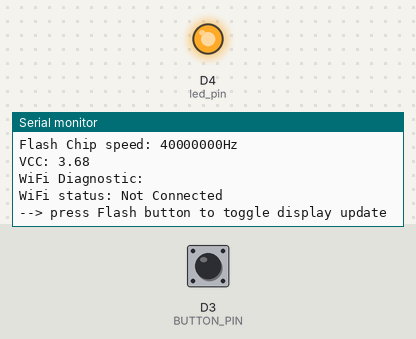
Bench run of a sketch on a simulated ESP8266 (NodeMCU). On the bench: output pins drawn as LEDs (lit = HIGH), the last lines printed to the serial monitor. The test bench sets the inputs (shaded band); at power-on: D3 (BUTTON_PIN) HIGH.

Above: at 4.4 s.
4.5 s: D3 (BUTTON_PIN) pulled LOW for 0.15 s
At 5.5 s:
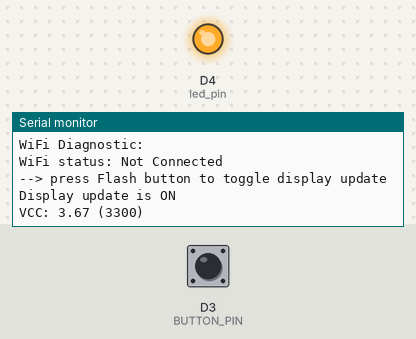
6.1 s: D3 (BUTTON_PIN) pulled LOW for 1 s
At 6.6 s:
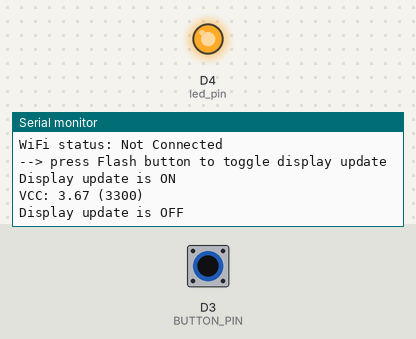

Measured:
- after the input at 4.5 s, the serial monitor: prints a new line at once (image 1)
- after the input at 6.1 s, the serial monitor: prints a new line at once (image 2)

The sketch:

IO_test.ino
```cpp
/*
 *  NodeMCU IO_test
 *
 */

#include <ESP8266WiFi.h>

ADC_MODE(ADC_VCC);    // switch analog input to read VCC

#define BUTTON_PIN D3

#define UPDATE_TIME 3000
int led_pin = 2;
bool show_info = false;
bool last_buttonState = 1;
unsigned long time_expired = 0;

void setup() {
  Serial.begin(9600);
  delay(10);
  mylog("\n-- ESP8266 Test --\n");

  pinMode(BUTTON_PIN, INPUT);
  pinMode(led_pin, OUTPUT);
  digitalWrite(led_pin, LOW);
  delay(2000);
  digitalWrite(led_pin, HIGH);

  mylog("----\n");

  esp_info();
  delay(1000);
  wifi_info();
  mylog("\n--> press Flash button to toggle display update\n");
}

void esp_info() {
  mylog("\nChip info:\n");
  mylog("Reset reason: %s\n", ESP.getResetReason().c_str() );
  mylog("Chip ID: %u\n", ESP.getChipId() );
  mylog("Core Version: %s\n", ESP.getCoreVersion().c_str() );
  mylog("SDK Version: %s\n", ESP.getSdkVersion() );
  mylog("CPU Frequency: %uMHz\n", ESP.getCpuFreqMHz() );
  mylog("Sketch size: %u\n", ESP.getSketchSize() );
  mylog("Free Sketch space: %u\n", ESP.getFreeSketchSpace() );
  mylog("Flash Chip ID: %u\n", ESP.getFlashChipId() );
  mylog("Flash Chip size: %u (as seen by SDK)\n", ESP.getFlashChipSize() );
  mylog("Flash Chip size: %u (physical)\n", ESP.getFlashChipRealSize() );
  mylog("Flash Chip speed: %uHz\n", ESP.getFlashChipSpeed() );
  mylog("VCC: %.2f\n", (float)ESP.getVcc() / 896 );

}

void wifi_info() {
  mylog("\nWiFi Diagnostic:\n");
  WiFi.printDiag(Serial);
  if (WiFi.status() == WL_CONNECTED) {
    mylog("\nWiFi status: Connected\n");
    uint8_t macAddr[6];
    WiFi.macAddress(macAddr);
    mylog("Connected, mac address: %02x:%02x:%02x:%02x:%02x:%02x\n", macAddr[0], macAddr[1], macAddr[2], macAddr[3], macAddr[4], macAddr[5]);
    IPAddress ip = WiFi.localIP();
    mylog("IP address: %s\n", ip.toString().c_str() );
    ip = WiFi.subnetMask();
    mylog("Subnet mask: %s\n", ip.toString().c_str() );
    mylog("Hostname: %s\n", WiFi.hostname().c_str() );
    mylog("RSSI: %d dBm\n", WiFi.RSSI() );
  } else {
    mylog("\nWiFi status: Not Connected\n");
  }
}

void loop() {
  bool buttonState = digitalRead(BUTTON_PIN);
  if (buttonState != last_buttonState) {
    if (!buttonState) {   // button pressed
      show_info = !show_info;
      if (show_info) {
        mylog("Display update is ON\n");
      } else {
        mylog("Display update is OFF\n");
      }
    }
    delay(100);
    last_buttonState = buttonState;
  }

  if ((show_info) && (time_expired < millis()) ) {
    mylog("VCC: %.2f (%d)\n", (float)ESP.getVcc() / 900.0, ESP.getVcc() );
    time_expired = millis() + UPDATE_TIME;
  }
}

// print debug output on console interface
void mylog(const char *sFmt, ...)
{
  char acTmp[128];       // place holder for sprintf output
  va_list args;          // args variable to hold the list of parameters
  va_start(args, sFmt);  // mandatory call to initilase args

  vsprintf(acTmp, sFmt, args);
  Serial.print(acTmp);
  // mandatory tidy up
  va_end(args);
  return;
}
```
